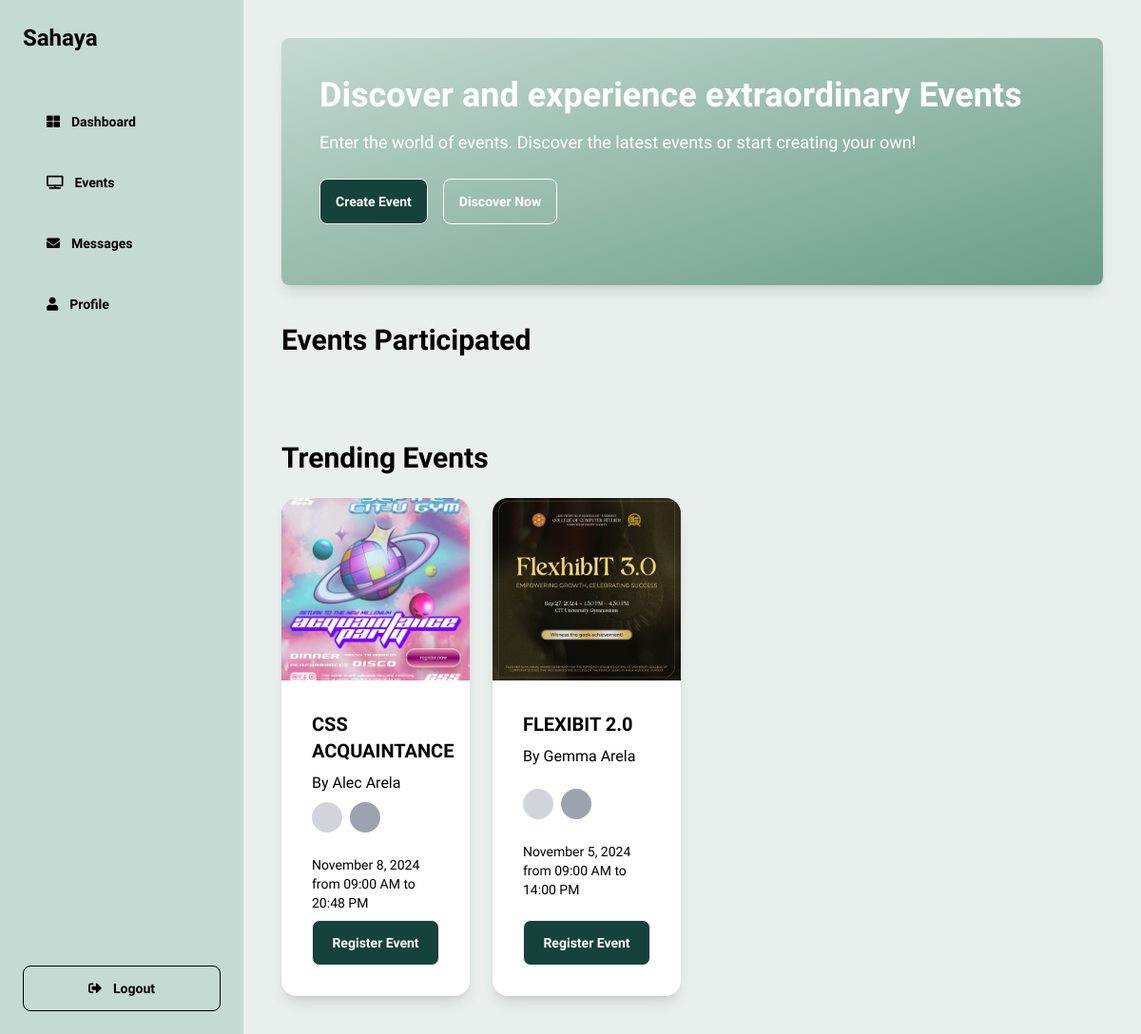
Before: /users/dashboard/ (signed in) with the older database file.
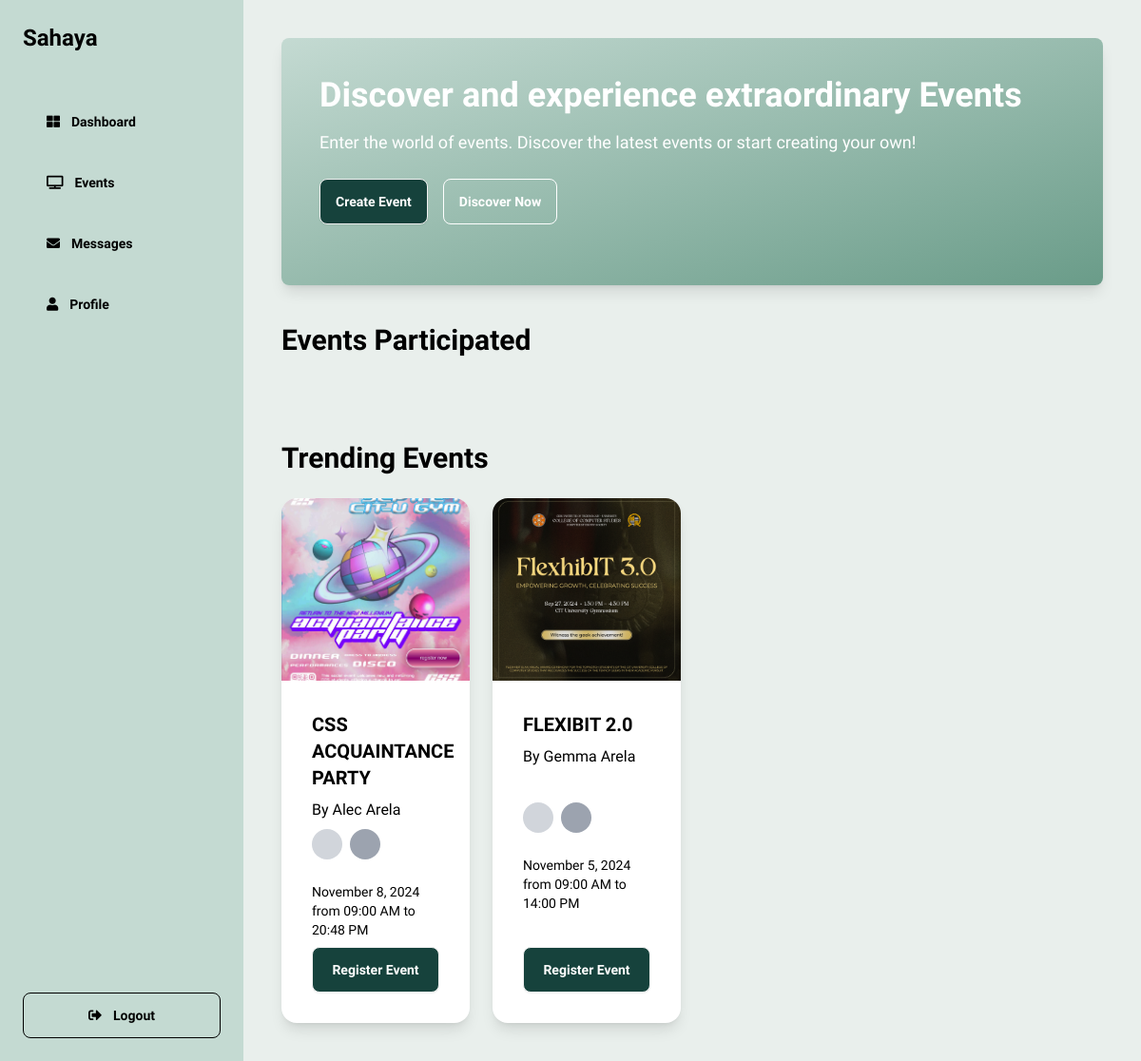
After: the same page with the newer database file.
### event/models.py (models this page shows, shortened)
class Event(models.Model):
    title = models.CharField(max_length=50)
    description = models.CharField(max_length=300)
    location = models.CharField(max_length=100)
    start_date = models.DateField()
    end_date = models.DateField()
    start_time = models.TimeField()  # Changed from event_time
    end_time = models.TimeField()    # Added end_time
    organizer = models.ForeignKey(settings.AUTH_USER_MODEL, on_delete=models.CASCADE, related_name="organized_events")
    image = models.ImageField(upload_to='event_images/', blank=True, null=True)

### users/models.py (models this page shows, shortened)
class CustomUser(AbstractUser):
    middle_initial = models.CharField(max_length=1, blank=True)
    contact_number = models.CharField(max_length=15, blank=True)

### users/views.py (the view)
# urls.py: path('dashboard/', views.dashboard_view, name='dashboard'),  # Dashboard page
@login_required
def dashboard_view(request):
    trending_events = Event.objects.all()  # Fetch all events, or apply filters as needed
    user_registered_events = Event.objects.filter(registration__participant=request.user)
    context = {
        'trending_events': trending_events,
        'user_registered_events': user_registered_events,  # Pass this to template
    }
    return render(request, 'users/dashboard.html', context)

### users/templates/users/dashboard.html (shortened to what this page needs)
<!DOCTYPE html>
<html lang="en">
<head>
    {% load static %}
    <link href="{% static 'css/styles.css' %}" rel="stylesheet">
    <script src="https://cdn.tailwindcss.com"></script>
    <link href="https://cdn.jsdelivr.net/npm/daisyui@latest/dist/full.css" rel="stylesheet">
    <link href="https://cdnjs.cloudflare.com/ajax/libs/font-awesome/5.15.4/css/all.min.css" rel="stylesheet">
</head>
<body class="bg-[#E9EFEC] font-ABeeZee flex h-screen">
    <div class="w-64 bg-[#C4DAD2] p-6 flex-shrink-0 flex flex-col fixed h-full text-black">
        <h2 class="text-2xl font-bold mb-10">Sahaya</h2>
        <ul class="menu items-start">
            <li class="mb-4">
                <a href="{% url 'users:dashboard' %}" class="flex items-center gap-3 btn btn-ghost w-full">
                    <i class="fas fa-th-large"></i>
                    <span>Dashboard</span>
                </a>
            </li>
            <li class="mb-4">
                <a href="{% url 'event:list_of_events' %}" class="flex items-center gap-3 btn btn-ghost w-full">
                    <i class="fas fa-tv"></i>
                    <span>Events</span>
                </a>
            </li>
            <li class="mb-4">
                <a href="#" class="flex items-center gap-3 btn btn-ghost w-full">
                    <i class="fas fa-envelope"></i>
                    <span>Messages</span>
                </a>
            </li>
            <li class="mb-4">
                <a href="{% url 'users:account' %}" class="flex items-center gap-3 btn btn-ghost w-full">
                    <i class="fas fa-user"></i>
                    <span>Profile</span>
                </a>
            </li>
        </ul>
        <div class="mt-auto">
            <a href="{% url 'home' %}" class="flex items-center gap-3 btn btn-outline w-full mt-10 text-black text-left">
                <i class="fas fa-sign-out-alt"></i>
                <span>Logout</span>
            </a>
        </div>
    </div>
    <div class="flex-grow p-10 ml-64 overflow-y-auto">
        <div class="bg-gradient-to-br from-[#C4DAD2] to-[#6A9C89] text-white p-10 rounded-lg shadow-lg mb-10">
            <h1 class="text-4xl font-bold mb-4">Discover and experience extraordinary Events</h1>
            <p class="text-lg mb-6">Enter the world of events. Discover the latest events or start creating your own!</p>
            <div class="flex gap-4">
                <a href="{% url 'event:create_event' %}" class="btn mb-6" style="background-color: #16423C; color: white;">
                    Create Event
                </a>
                <button class="btn btn-outline border-white text-white">Discover Now</button>
            </div>
        </div>
        <section class="mb-16 text-black">
            <h2 class="text-3xl font-bold mb-6">Events Participated</h2>
        </section>
        <section>
            <h2 class="text-3xl font-bold mb-6 text-black">Trending Events</h2>
            <div class="grid grid-cols-1 md:grid-cols-2 lg:grid-cols-4 gap-6">
                {% for event in trending_events %}
                <div class="card bg-white shadow-lg">
                    <figure class="h-48">
                        {% if event.image %}
                            <img src="{{ event.image.url }}" alt="{{ event.title }}" class="w-full h-full object-cover rounded-t-lg">
                        {% else %}
                            <div class="h-full bg-gradient-to-br from-[#E9EFEC] to-[#C4DAD2] rounded-t-lg"></div>
                        {% endif %}
                    </figure>
                    <div class="card-body">
                        <h3 class="card-title text-black">{{ event.title }}</h3>
                        <p class="text-black">By {{ event.organizer.first_name }} {{ event.organizer.last_name }}</p>
                        <div class="flex items-center gap-2">
                            <div class="avatar"><div class="w-8 rounded-full bg-gray-300"></div></div>
                            <div class="avatar"><div class="w-8 rounded-full bg-gray-400"></div></div>
                        </div>
                        <p class="text-sm mt-4 text-black">
                            {{ event.start_date|date:"F j, Y" }}
                            {% if event.start_time and event.end_time %}
                                from {{ event.start_time|time:"H:i A" }} to {{ event.end_time|time:"H:i A" }}
                            {% else %}
                                - Time not set
                            {% endif %}
                        </p>
                        {% if event.organizer == user %}
                        <a href="{% url 'event:edit_event' event.id %}" class="btn bg-[#16423C] text-white w-full">Edit Event</a>
                    {% elif event in user_registered_events %}
                        <a href="{% url 'event:view_event' event.id %}" class="btn bg-[#16423C] text-white w-full">Registered</a>
                    {% else %}
                        <a href="{% url 'event:view_event' event.id %}" class="btn bg-[#16423C] text-white w-full">Register Event</a>
                    {% endif %}
                    </div>
                </div>
                {% endfor %}
            </div>
        </section>
    </div>
</body>
</html>

Changed rows visible on the page:
changed Event "20:48 PM": title "CSS ACQUAINTANCE" → "CSS ACQUAINTANCE PARTY"
